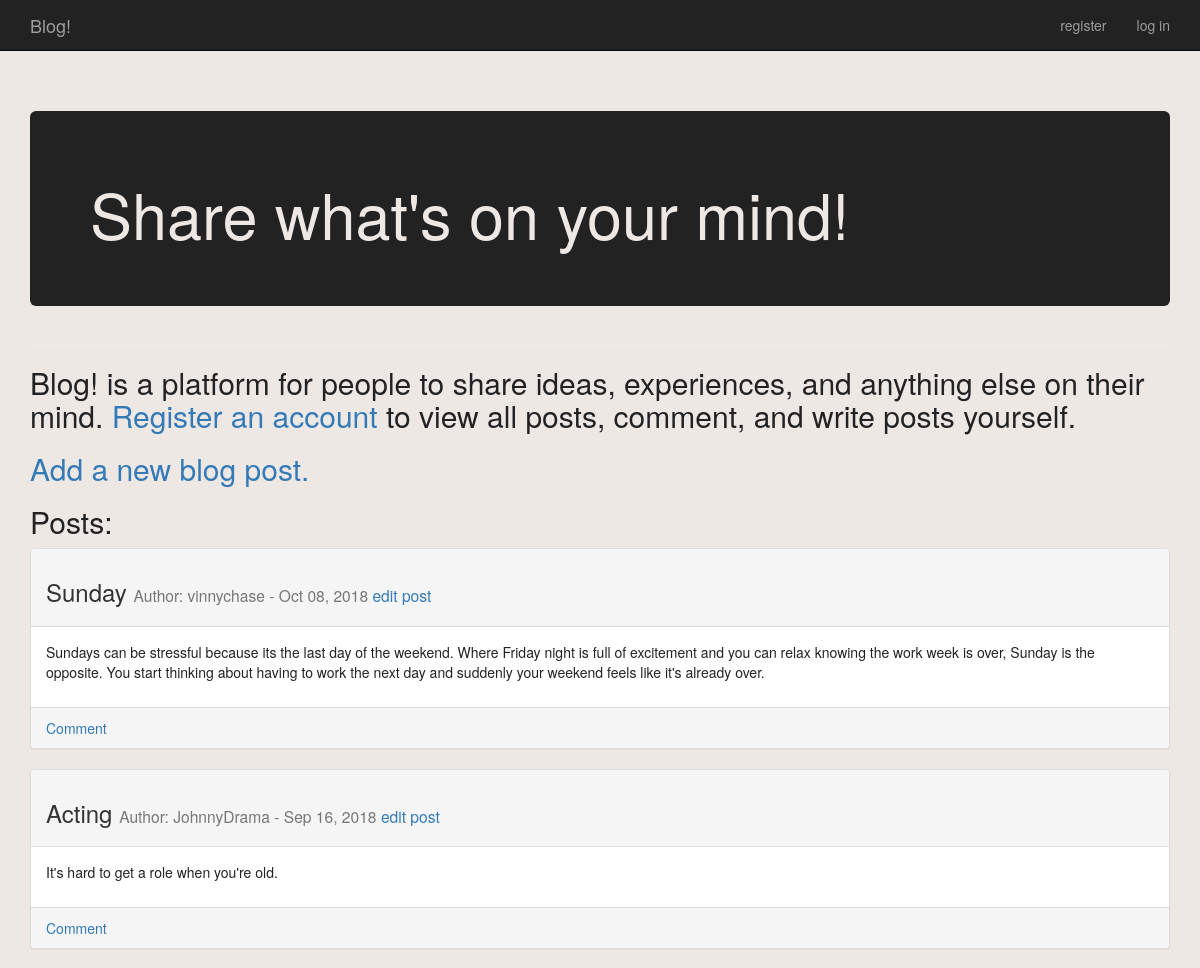
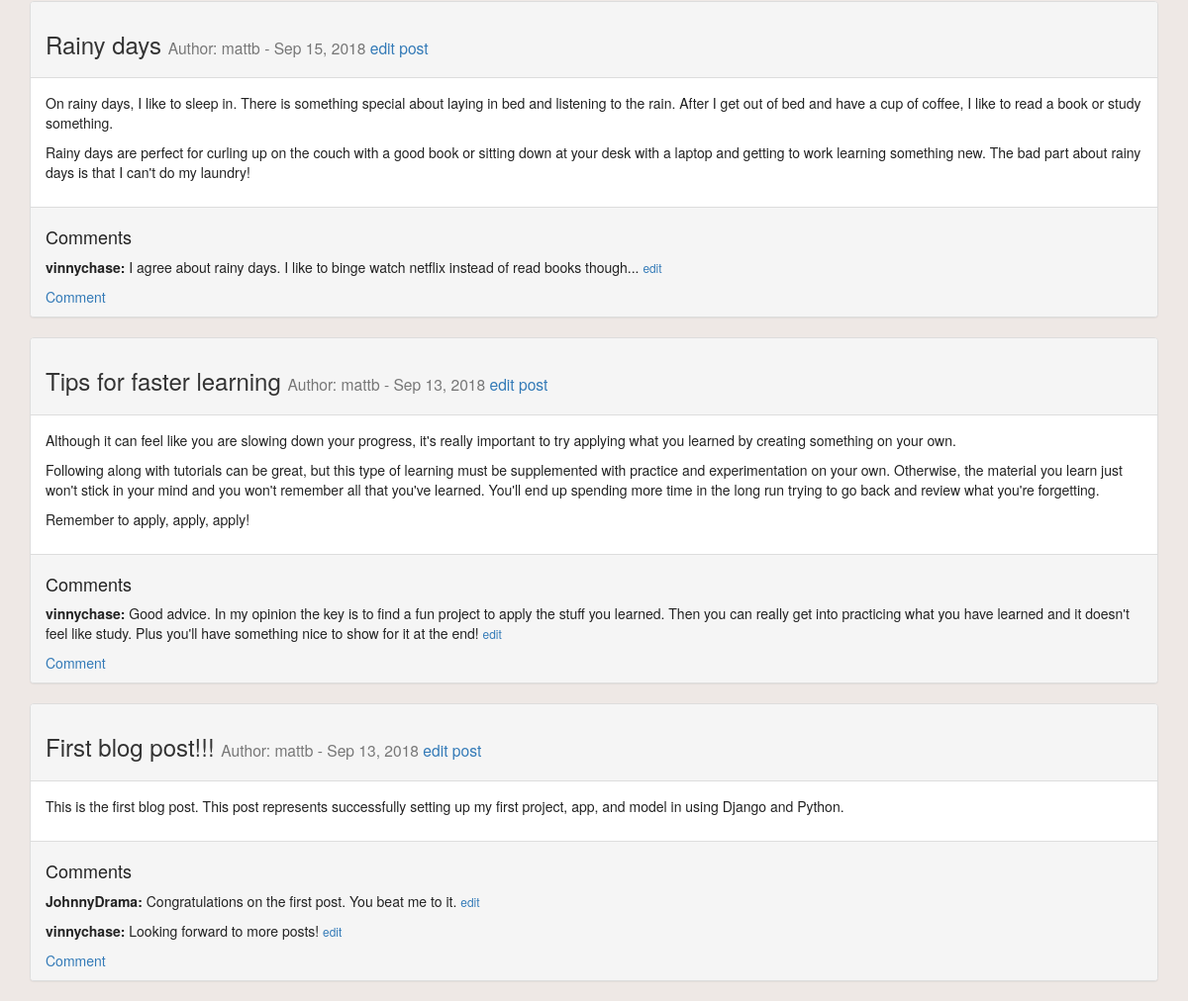
The page / on the database its author committed (2 pictures, top to bottom).
### blog/models.py (models this page shows)
class Post(models.Model):
	title = models.CharField(max_length=255)
	content = models.TextField()
	posted_on = models.DateTimeField(auto_now_add=True)
	author = models.ForeignKey(User, on_delete=models.CASCADE)
	private = models.BooleanField(default=False)
	def __str__(self):
		return self.title

class Comment(models.Model):
	content = models.TextField()
	posted_on = models.DateTimeField(auto_now_add=True)
	author = models.ForeignKey(User, on_delete=models.CASCADE)
	post = models.ForeignKey('Post', on_delete=models.CASCADE, related_name='comments')
	def __str__(self):
		return self.content

### blog/views.py (the view)
# urls.py: path('', views.index, name='index'),
def index(request):
	if request.user.is_authenticated:
		posts = Post.objects.order_by('-posted_on')
	else:
		posts = Post.objects.filter(private=False).order_by('-posted_on')
	context = {'posts': posts}
	return render(request, 'blog/index.html', context)

### blog/templates/blog/index.html
{% extends "blog/base.html" %}
{% block header %}
  <div class='jumbotron'>
	<h1>Share what's on your mind!</h1>
  </div>
{% endblock header %}
{% block content %}
  <h2>Blog! is a platform for people to share ideas, experiences, and anything else on their mind. <a href="{% url 'users:register' %}">Register an account</a> to view all posts, comment, and write posts yourself.</h2>
  <h2>
    <a href="{% url 'blog:new_post' %}">Add a new blog post.</a>
  </h2>
  <h2>Posts:</h2>
  {% for post in posts %}
    <div class="panel panel-default">
	  <div class="panel-heading">
		<h3>
		  {{ post }}
		  <small>
			Author: {{ post.author }} - {{ post.posted_on|date:'M d, Y' }} <a href="{% url 'blog:edit_post' post.id %}">edit post</a>
		  </small>
		</h3>
	  </div>
	  <div class="panel-body">
	    {{ post.content|linebreaks }}
	  </div>
	  <div class="panel-footer">
	  {% if post.comments.count > 0 %}
		<h4>Comments</h4>
	    {% for comment in post.comments.all %}
		  <p>
			<strong>{{ comment.author }}:</strong> {{ comment }}
			<small><a href="{% url 'blog:edit_comment' comment.id %}">edit</a></small>
		  </p>
	    {% endfor %}
	  {% endif %}
	  <a href="{% url 'blog:new_comment' post.id %}">Comment</a>
 	  </div>
   </div>
  {% empty %}
	There are no entries for this topic yet.
  {% endfor %}
{% endblock content %}

### blog/static/blog/styles.css (style rules this page uses)
body { color: #222; background-color: #EEE8E5; }
.jumbotron { background-color: #222; color: #EEE8E5; }
.panel-heading, panel-body { border-color: #222; }

### rows shown on the page
Post: title "Sunday", author "vinnychase", posted_on "Oct 08, 2018", content "Sundays can be stressful because its the last day of the weekend. Where Friday night is full of excitement and you can relax knowing the work week is over, Sunday is the opposite. You start thinking about having to work the next day and suddenly your weekend feels like it's already over."
Post: title "Acting", author "JohnnyDrama", posted_on "Sep 16, 2018", content "It's hard to get a role when you're old."
Post: title "Rainy days", author "mattb", posted_on "Sep 15, 2018", content "On rainy days, I like to sleep in. There is something special about laying in bed and listening to the rain. After I get out of bed and have a cup of coffee, I like to read a book or study something. Rainy days are perfect for curling up on the couch with a good book or sitting down at your desk with a laptop and getting to work learning something new. The bad part about rainy days is that I can't do my laundry!"
Comment: author "vinnychase", content "I agree about rainy days. I like to binge watch netflix instead of read books though..."
Post: title "Tips for faster learning", author "mattb", posted_on "Sep 13, 2018", content "Although it can feel like you are slowing down your progress, it's really important to try applying what you learned by creating something on your own. Following along with tutorials can be great, but this type of learning must be supplemented with practice and experimentation on your own. Otherwise, the material you learn just won't stick in your mind and you won't remember all that you've learned. You'll end up spending more time in the long run trying to go back and review what you're forgetting. Remember to apply, apply, apply!"
Comment: author "vinnychase", content "Good advice. In my opinion the key is to find a fun project to apply the stuff you learned. Then you can really get into practicing what you have learned and it doesn't feel like study. Plus you'll have something nice to show for it at the end!"
Post: title "First blog post!!!", author "mattb", posted_on "Sep 13, 2018", content "This is the first blog post. This post represents successfully setting up my first project, app, and model in using Django and Python."
Comment: author "JohnnyDrama", content "Congratulations on the first post. You beat me to it."
Comment: author "vinnychase", content "Looking forward to more posts!"
